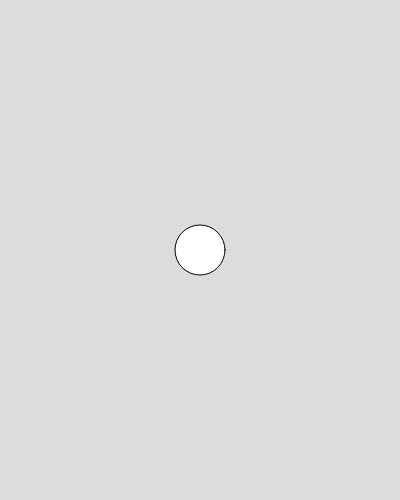
Frame 1 (no input)
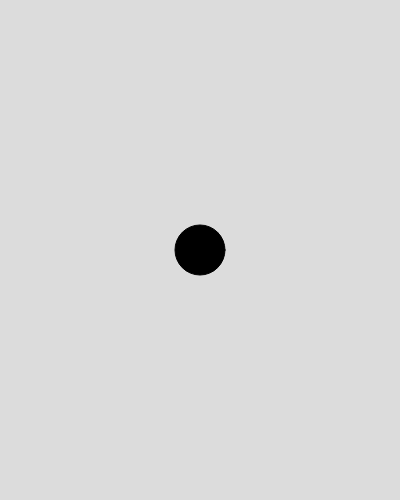
Frame 60 (no input)
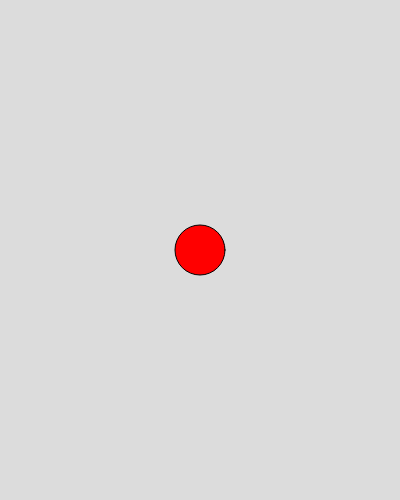
Frame 120 (the mouse pressed at the canvas centre since frame 60)

The p5.js sketch that drew these frames (run headless with seeded random() and noise() and a simulated clock; from frame 60 on, the mouse is pressed at the canvas centre):

// p5.js sketch
// ── sketch.js
let xVal;
let yVal;
let radius = 50;
let msNew0;
let msOld = 0;
let canvasWidth = 400;
let canvasHeight = 500;
let clickX = 50;
let clickY = 50;
let cnv;
let colorVal = "black";
counter = 0;
let speed = 1000; // drawing cycle
function setup() {
  cnv = createCanvas(canvasWidth, canvasHeight);
  cnv.mousePressed(hitColor);
  cnv.mouseReleased(normalColor);
  xVal = canvasWidth / 2;
  yVal = canvasHeight / 2;
  frameRate(60);
}
function mousePressed() {
  clickX = mouseX;
  clickY = mouseY;
}
function mouseRelease() {}

function hitColor() {
  colorVal = "red";
}
function normalColor() {
  colorVal = "blue";
}

function hitMiss() {
  let d = (xVal - clickX) ** 2 + (yVal - clickY) ** 2;
  d = sqrt(d);
  if (d <= radius) {
    console.log("d & radius: " + d + " " + radius);
    return 1;
  } else {
    return 0;
  }
}
function wait(time) {
  start = millis();
  do {
    current = millis();
  } while (current < start + time);
}
function draw() {
  background(220);

  ellipse(xVal, yVal, radius, radius);
  clickX = 0;
  clickY = 0;
  fill(colorVal);
}
